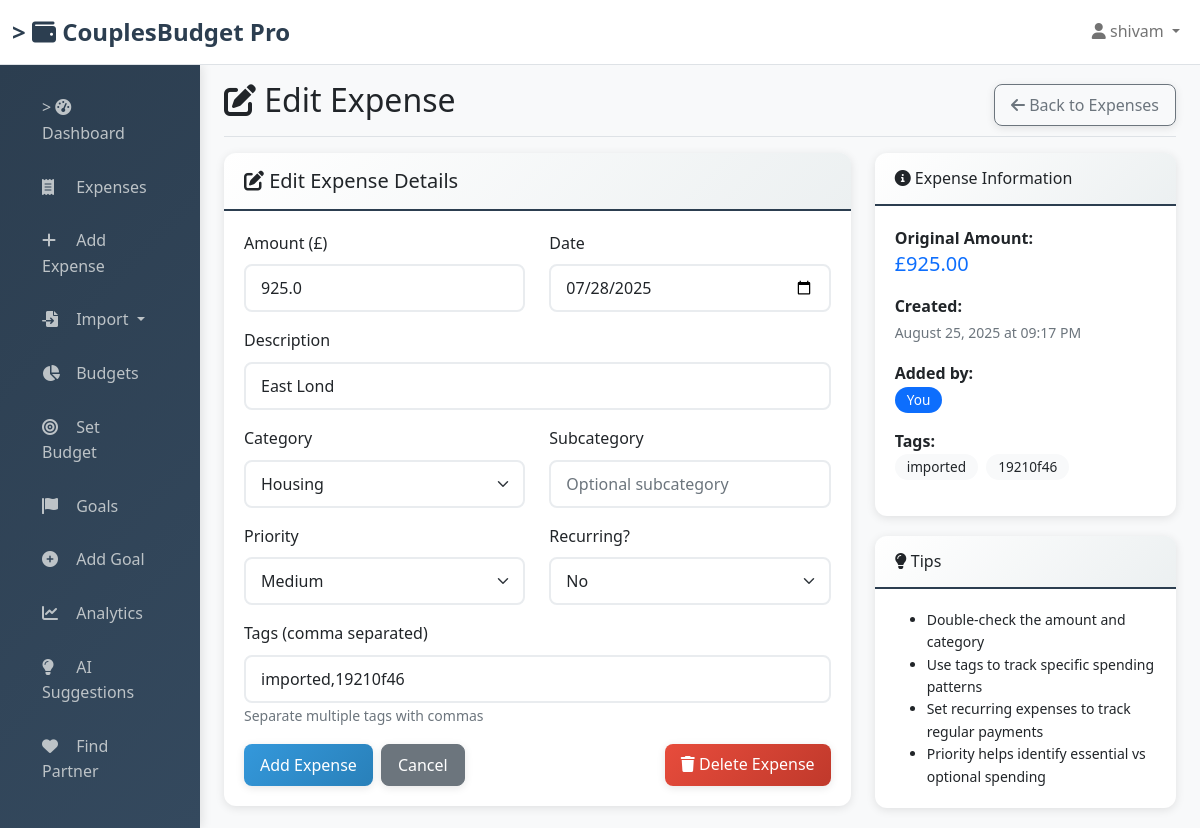
The page /expenses/edit/4 (signed in) on the database its author committed.
### app/models.py (models this page shows, shortened)
class User(UserMixin, db.Model):
    id = db.Column(db.Integer, primary_key=True)
    username = db.Column(db.String(80), unique=True, nullable=False, index=True)
    email = db.Column(db.String(120), unique=True, nullable=False, index=True)
    password_hash = db.Column(db.String(256))
    partner_id = db.Column(db.Integer, db.ForeignKey('user.id'), nullable=True)
    profile_picture = db.Column(db.String(200), nullable=True, default='default.png')
    is_admin = db.Column(db.Boolean, default=False)
    is_active = db.Column(db.Boolean, default=True)
    last_login = db.Column(db.DateTime, nullable=True)
    created_at = db.Column(db.DateTime, default=datetime.utcnow)
    updated_at = db.Column(db.DateTime, default=datetime.utcnow, onupdate=datetime.utcnow)
    expenses = db.relationship('Expense', backref='user', lazy=True, cascade='all, delete-orphan')
    budgets = db.relationship('Budget', backref='user', lazy=True, cascade='all, delete-orphan')
    goals = db.relationship('Goal', backref='user', lazy=True, cascade='all, delete-orphan')
    investments = db.relationship('Investment', backref='user', lazy=True, cascade='all, delete-orphan')
    imported_transactions = db.relationship('ImportedTransaction', backref='user', lazy=True, cascade='all, delete-orphan')

class Expense(db.Model):
    id = db.Column(db.Integer, primary_key=True)
    user_id = db.Column(db.Integer, db.ForeignKey('user.id'), nullable=False)
    amount = db.Column(db.Float, nullable=False)
    description = db.Column(db.String(200), nullable=False)
    category = db.Column(db.String(50), nullable=False)
    subcategory = db.Column(db.String(50), nullable=True)
    date = db.Column(db.Date, nullable=False, default=datetime.utcnow)
    is_recurring = db.Column(db.Boolean, default=False)
    frequency = db.Column(db.String(20), nullable=True)  # monthly, weekly, yearly
    priority = db.Column(db.String(20), default='medium')  # low, medium, high
    tags = db.Column(db.String(200), nullable=True)
    created_at = db.Column(db.DateTime, default=datetime.utcnow)

### app/routes/expenses.py (the view, shortened to what this page needs)
@expenses_bp.route('/edit/<int:expense_id>', methods=['GET', 'POST'])
@login_required
def edit_expense(expense_id):
    expense = Expense.query.get_or_404(expense_id)
    if expense.user_id != current_user.id:
        flash('You can only edit your own expenses!', 'error')
        return redirect(url_for('expenses.list_expenses'))
    form = ExpenseForm(obj=expense)
    form.is_recurring.data = 'True' if expense.is_recurring else 'False'
    return render_template('edit_expense.html', form=form, expense=expense)

### templates/edit_expense.html (shortened to what this page needs)
{% extends "base.html" %}
{% block content %}
<div class="d-flex justify-content-between flex-wrap flex-md-nowrap align-items-center pt-3 pb-2 mb-3 border-bottom">
    <h1 class="h2"><i class="fas fa-edit"></i> Edit Expense</h1>
    <div class="btn-toolbar mb-2 mb-md-0">
        <a href="{{ url_for('expenses.list_expenses') }}" class="btn btn-outline-secondary">
            <i class="fas fa-arrow-left"></i> Back to Expenses
        </a>
    </div>
</div>
<div class="row">
    <div class="col-md-8">
        <div class="card">
            <div class="card-header">
                <h5 class="mb-0"><i class="fas fa-edit"></i> Edit Expense Details</h5>
            </div>
            <div class="card-body">
                <form method="POST">
                    <div class="row">
                        <div class="col-md-6 mb-3">
                            {{ form.amount.label(class="form-label") }}
                            {{ form.amount(class="form-control", step="0.01", min="0") }}
                        </div>
                        <div class="col-md-6 mb-3">
                            {{ form.date.label(class="form-label") }}
                            {{ form.date(class="form-control") }}
                        </div>
                    </div>
                    <div class="mb-3">
                        {{ form.description.label(class="form-label") }}
                        {{ form.description(class="form-control", placeholder="What did you spend on?") }}
                    </div>
                    <div class="row">
                        <div class="col-md-6 mb-3">
                            {{ form.category.label(class="form-label") }}
                            {{ form.category(class="form-select") }}
                        </div>
                        <div class="col-md-6 mb-3">
                            {{ form.subcategory.label(class="form-label") }}
                            {{ form.subcategory(class="form-control", placeholder="Optional subcategory") }}
                        </div>
                    </div>
                    <div class="row">
                        <div class="col-md-6 mb-3">
                            {{ form.priority.label(class="form-label") }}
                            {{ form.priority(class="form-select") }}
                        </div>
                        <div class="col-md-6 mb-3">
                            {{ form.is_recurring.label(class="form-label") }}
                            {{ form.is_recurring(class="form-select", onchange="toggleFrequency()") }}
                        </div>
                    </div>
                    <div class="mb-3">
                        {{ form.tags.label(class="form-label") }}
                        {{ form.tags(class="form-control", placeholder="e.g., groceries, weekly shopping") }}
                        <small class="form-text text-muted">Separate multiple tags with commas</small>
                    </div>
                    <div class="d-flex gap-2">
                        {{ form.submit(class="btn btn-primary") }}
                        <a href="{{ url_for('expenses.list_expenses') }}" class="btn btn-secondary">Cancel</a>
                        <a href="{{ url_for('expenses.delete_expense', expense_id=expense.id) }}"
                           class="btn btn-danger ms-auto"
                           onclick="return confirm('Are you sure you want to delete this expense?')">
                            <i class="fas fa-trash"></i> Delete Expense
                        </a>
                    </div>
                </form>
            </div>
        </div>
    </div>
    <div class="col-md-4">
        <div class="card">
            <div class="card-header">
                <h6 class="mb-0"><i class="fas fa-info-circle"></i> Expense Information</h6>
            </div>
            <div class="card-body">
                <div class="mb-3">
                    <strong>Original Amount:</strong><br>
                    <span class="h5 text-primary">£{{ "%.2f"|format(expense.amount) }}</span>
                </div>
                <div class="mb-3">
                    <strong>Created:</strong><br>
                    <small class="text-muted">{{ expense.created_at.strftime('%B %d, %Y at %I:%M %p') }}</small>
                </div>
                <div class="mb-3">
                    <strong>Added by:</strong><br>
                    {% if expense.user_id == current_user.id %}
                        <span class="badge bg-primary">You</span>
                    {% else %}
                        <span class="badge bg-info">Your Partner</span>
                    {% endif %}
                </div>
                {% if expense.tags %}
                <div class="mb-3">
                    <strong>Tags:</strong><br>
                    {% for tag in expense.tags.split(',') %}
                        <span class="badge bg-light text-dark me-1">{{ tag.strip() }}</span>
                    {% endfor %}
                </div>
                {% endif %}
            </div>
        </div>
        <div class="card mt-3">
            <div class="card-header">
                <h6 class="mb-0"><i class="fas fa-lightbulb"></i> Tips</h6>
            </div>
            <div class="card-body">
                <ul class="mb-0 small">
                    <li>Double-check the amount and category</li>
                    <li>Use tags to track specific spending patterns</li>
                    <li>Set recurring expenses to track regular payments</li>
                    <li>Priority helps identify essential vs optional spending</li>
                </ul>
            </div>
        </div>
    </div>
</div>
{% endblock %}

### templates/base.html (shortened to what this page needs)
<!DOCTYPE html>
<html lang="en">
<head>
    <link href="https://cdn.jsdelivr.net/npm/bootstrap@5.1.3/dist/css/bootstrap.min.css" rel="stylesheet">
    <link href="https://cdnjs.cloudflare.com/ajax/libs/font-awesome/6.0.0/css/all.min.css" rel="stylesheet">
    <link href="{{ url_for('static', filename='css/custom.css') }}" rel="stylesheet">
</head>
<body>
    <nav class="navbar navbar-expand-lg navbar-light bg-white border-bottom">
        <div class="container-fluid">
            <a class="navbar-brand" href="{{ url_for('main.index') }}">>
                <i class="fas fa-wallet"></i> CouplesBudget Pro
            </a>
            {% if current_user.is_authenticated %}
            <div class="navbar-nav ms-auto">
                <div class="nav-item dropdown">
                    <a class="nav-link dropdown-toggle" href="#" id="navbarDropdown" role="button" data-bs-toggle="dropdown">
                        <i class="fas fa-user"></i> {{ current_user.username }}
                    </a>
                </div>
            </div>
            {% endif %}
        </div>
    </nav>
    <div class="container-fluid">
        <div class="row">
            {% if current_user.is_authenticated %}
            <nav class="col-md-3 col-lg-2 d-md-block sidebar collapse">
                <div class="position-sticky pt-3">
                    <ul class="nav flex-column">
                        <li class="nav-item">
                            <a class="nav-link" href="{{ url_for('main.dashboard') }}">>
                                <i class="fas fa-tachometer-alt"></i> Dashboard
                            </a>
                        </li>
                        <li class="nav-item">
                            <a class="nav-link" href="{{ url_for('expenses.list_expenses') }}">
                                <i class="fas fa-receipt"></i> Expenses
                            </a>
                        </li>
                        <li class="nav-item">
                            <a class="nav-link" href="{{ url_for('expenses.add_expense') }}">
                                <i class="fas fa-plus"></i> Add Expense
                            </a>
                        </li>
                        <li class="nav-item dropdown">
                            <a class="nav-link dropdown-toggle" href="#" id="importDropdown" role="button" data-bs-toggle="dropdown" aria-expanded="false">
                                <i class="fas fa-file-import"></i> Import
                            </a>
                        </li>
                        <li class="nav-item">
                            <a class="nav-link" href="{{ url_for('budgets.list_budgets') }}">
                                <i class="fas fa-chart-pie"></i> Budgets
                            </a>
                        </li>
                        <li class="nav-item">
                            <a class="nav-link" href="{{ url_for('budgets.set_budget') }}">
                                <i class="fas fa-bullseye"></i> Set Budget
                            </a>
                        </li>
                        <li class="nav-item">
                            <a class="nav-link" href="{{ url_for('goals.list_goals') }}">
                                <i class="fas fa-flag"></i> Goals
                            </a>
                        </li>
                        <li class="nav-item">
                            <a class="nav-link" href="{{ url_for('goals.add_goal') }}">
                                <i class="fas fa-plus-circle"></i> Add Goal
                            </a>
                        </li>
                        <li class="nav-item">
                            <a class="nav-link" href="{{ url_for('analytics.analytics') }}">
                                <i class="fas fa-chart-line"></i> Analytics
                            </a>
                        </li>
                        <li class="nav-item">
                                                        <a class="nav-link" href="{{ url_for('analytics.suggestions') }}">
                                <i class="fas fa-lightbulb"></i> AI Suggestions
                            </a>
                        </li>
                        <li class="nav-item">
                            <a class="nav-link" href="{{ url_for('profile.search_partners') }}">
                                <i class="fas fa-heart"></i> Find Partner
                            </a>
                        </li>
                    </ul>
                </div>
            </nav>
            {% endif %}
            <main class="col-md-9 ms-sm-auto col-lg-10 px-md-4">
                {% block content %}{% endblock %}
            </main>
        </div>
    </div>
</body>
</html>

### static/css/custom.css (style rules this page uses)
:root { --primary-color: #2c3e50; --secondary-color: #3498db; --success-color: #27ae60; --warning-color: #f39c12; --danger-color: #e74c3c; --light-color: #ecf0f1; --dark-color: #34495e; }
body { font-family: 'Segoe UI', Tahoma, Geneva, Verdana, sans-serif; background-color: #f8f9fa; line-height: 1.6; }
* { transition: all 0.3s ease; }
.navbar-brand { font-weight: bold; font-size: 1.5rem; color: var(--primary-color) !important; }
.sidebar { background: linear-gradient(135deg, var(--primary-color), var(--dark-color)); min-height: calc(100vh - 56px); box-shadow: 2px 0 10px rgba(0,0,0,0.1); }
.sidebar .nav-link { color: #bdc3c7; padding: 12px 20px; border-radius: 8px; margin: 2px 10px; font-weight: 500; }
.sidebar .nav-link i { width: 20px; margin-right: 10px; }
.card { border: none; border-radius: 12px; box-shadow: 0 4px 20px rgba(0,0,0,0.08); margin-bottom: 20px; overflow: hidden; transition: all 0.3s ease; }
.card-header { background: linear-gradient(135deg, #ffffff, var(--light-color)); border-bottom: 2px solid var(--primary-color); font-weight: bold; padding: 16px 20px; }
.card-body { padding: 20px; }
.btn { border-radius: 8px; font-weight: 500; padding: 8px 16px; text-transform: none; box-shadow: 0 2px 8px rgba(0,0,0,0.1); transition: all 0.3s ease; }
.btn-primary { background: linear-gradient(135deg, var(--secondary-color), #2980b9); border: none; }
.btn-danger { background: linear-gradient(135deg, var(--danger-color), #c0392b); border: none; }
.form-control { border-radius: 8px; border: 2px solid #e9ecef; padding: 10px 15px; transition: all 0.3s ease; }
.form-select { border-radius: 8px; border: 2px solid #e9ecef; padding: 10px 15px; }
.badge { font-weight: 500; padding: 6px 12px; border-radius: 20px; font-size: 0.85em; }

### templates/base.html (style rules this page uses)
:root { --primary-color: #2c3e50; --secondary-color: #3498db; --success-color: #27ae60; --warning-color: #f39c12; --danger-color: #e74c3c; --light-color: #ecf0f1; }
body { background-color: #f8f9fa; }
.navbar-brand { font-weight: bold; color: var(--primary-color) !important; }
.sidebar { background-color: var(--primary-color); min-height: calc(100vh - 56px); }
.sidebar .nav-link { color: #bdc3c7; padding: 12px 20px; transition: all 0.3s ease; }
.card { border: none; box-shadow: 0 2px 10px rgba(0,0,0,0.1); margin-bottom: 20px; }
.card-header { background-color: var(--light-color); border-bottom: 2px solid var(--primary-color); font-weight: bold; }
.btn-primary { background-color: var(--secondary-color); border-color: var(--secondary-color); }

### rows shown on the page
User: username "shivam"
Expense: amount "925.0", date "07/28/2025", description "East Lond", category "Housing", priority "Medium", is_recurring "No", tags "imported,19210f46", amount "925.00", created_at "August 25, 2025 at 09:17 PM"

### other values the page prints
{{ tag.strip() }} "imported" "19210f46"
